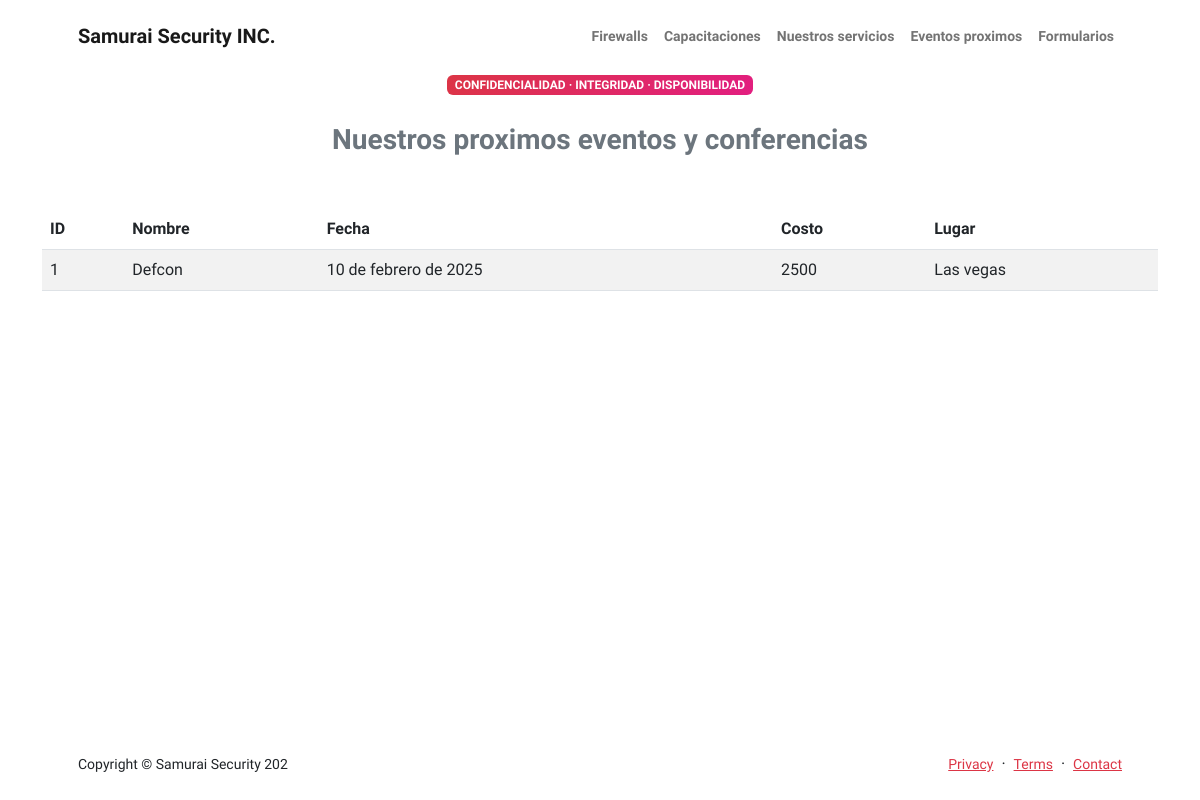
The page /eventos/ on the database its author committed.
### app/models.py (models this page shows)
class Eventos(models.Model):
    nombre = models.CharField(max_length=40)
    fecha = models.DateField()
    costo = models.IntegerField()
    lugar = models.CharField(max_length=40)

### app/views.py (the view)
# urls.py: path("eventos/", eventos_vista, name="eventos"),
def eventos_vista(request):
    contexto = {"eventitos": Eventos.objects.all()}
    return render(request, "app/eventos.html", contexto)

### app/templates/app/eventos.html
{% extends "app/index.html" %}
{% block principal %}
<div class="container px-5 pb-5">
    <div class="row gx-5 justify-content-center">
      <div class="col-xxl-5">
        <div class="text-center">
          <div class="badge bg-gradient-primary-to-secondary text-white mb-4">
            <div class="text-uppercase">Confidencialidad · Integridad · Disponibilidad</div>
          </div>
          <div class="fs-3 fw-bold text-muted">Nuestros proximos eventos y conferencias</div>
        </div>
      </div>
    </div>
  </div>
{% endblock principal %}
{% block content %}
<div class="container">
<table class="table table-striped">
    <thead>
    <tr>
     <th>ID</th>
      <th>Nombre</th>
      <th>Fecha</th>
      <th>Costo</th>
      <th>Lugar</th>
    </tr>
    </thead>
    <tbody>
        {% for c in eventitos %}
    <tr>
      <td>{{ c.id}}</td>
      <td>{{ c.nombre}}</td>
      <td>{{ c.fecha}}</td>
      <td>{{ c.costo}}</td>
      <td>{{ c.lugar}}</td>
    </tr>
    {% endfor %}
    </tbody>
  </table>
</div>
{% endblock content %}

### rows shown on the page
Eventos: id "1", nombre "Defcon", fecha "10 de febrero de 2025", costo "2500", lugar "Las vegas"
